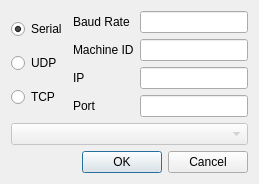
<?xml version="1.0" encoding="UTF-8"?>
<ui version="4.0">
 <class>DialComm</class>
 <widget class="QDialog" name="DialComm">
  <property name="geometry">
   <rect>
    <x>0</x>
    <y>0</y>
    <width>283</width>
    <height>175</height>
   </rect>
  </property>
  <property name="windowTitle">
   <string>Dialog</string>
  </property>
  <layout class="QGridLayout" name="gridLayout">
   <property name="sizeConstraint">
    <enum>QLayout::SetFixedSize</enum>
   </property>
   <item row="0" column="0">
    <layout class="QGridLayout" name="gridLayout_2">
     <item row="0" column="0">
      <layout class="QVBoxLayout" name="verticalLayout">
       <item>
        <widget class="QRadioButton" name="serialButton">
         <property name="text">
          <string>Serial</string>
         </property>
         <property name="checked">
          <bool>true</bool>
         </property>
         <attribute name="buttonGroup">
          <string notr="true">buttonGroup</string>
         </attribute>
        </widget>
       </item>
       <item>
        <widget class="QRadioButton" name="udpButton">
         <property name="text">
          <string>UDP</string>
         </property>
         <attribute name="buttonGroup">
          <string notr="true">buttonGroup</string>
         </attribute>
        </widget>
       </item>
       <item>
        <widget class="QRadioButton" name="tcpButton">
         <property name="text">
          <string>TCP</string>
         </property>
         <attribute name="buttonGroup">
          <string notr="true">buttonGroup</string>
         </attribute>
        </widget>
       </item>
      </layout>
     </item>
     <item row="0" column="1">
      <layout class="QFormLayout" name="formLayout_2">
       <item row="0" column="0">
        <widget class="QLabel" name="baudRateLabel">
         <property name="text">
          <string>Baud Rate</string>
         </property>
        </widget>
       </item>
       <item row="0" column="1">
        <widget class="QLineEdit" name="baudRateLineEdit"/>
       </item>
       <item row="2" column="0">
        <widget class="QLabel" name="ipLabel">
         <property name="text">
          <string>IP</string>
         </property>
        </widget>
       </item>
       <item row="2" column="1">
        <widget class="QLineEdit" name="ipLineEdit"/>
       </item>
       <item row="3" column="0">
        <widget class="QLabel" name="portLabel">
         <property name="text">
          <string>Port</string>
         </property>
        </widget>
       </item>
       <item row="3" column="1">
        <widget class="QLineEdit" name="portLineEdit"/>
       </item>
       <item row="1" column="0">
        <widget class="QLabel" name="machineIDLabel">
         <property name="text">
          <string>Machine ID</string>
         </property>
        </widget>
       </item>
       <item row="1" column="1">
        <widget class="QLineEdit" name="machineIDLineEdit"/>
       </item>
      </layout>
     </item>
    </layout>
   </item>
   <item row="2" column="0">
    <widget class="QDialogButtonBox" name="buttonBox">
     <property name="orientation">
      <enum>Qt::Horizontal</enum>
     </property>
     <property name="standardButtons">
      <set>QDialogButtonBox::Cancel|QDialogButtonBox::Ok</set>
     </property>
    </widget>
   </item>
   <item row="1" column="0">
    <widget class="QComboBox" name="serialCombo">
     <property name="enabled">
      <bool>false</bool>
     </property>
     <property name="sizePolicy">
      <sizepolicy hsizetype="Preferred" vsizetype="Preferred">
       <horstretch>0</horstretch>
       <verstretch>0</verstretch>
      </sizepolicy>
     </property>
    </widget>
   </item>
  </layout>
 </widget>
 <resources/>
 <connections>
  <connection>
   <sender>buttonBox</sender>
   <signal>accepted()</signal>
   <receiver>DialComm</receiver>
   <slot>accept()</slot>
   <hints>
    <hint type="sourcelabel">
     <x>248</x>
     <y>254</y>
    </hint>
    <hint type="destinationlabel">
     <x>157</x>
     <y>274</y>
    </hint>
   </hints>
  </connection>
  <connection>
   <sender>buttonBox</sender>
   <signal>rejected()</signal>
   <receiver>DialComm</receiver>
   <slot>reject()</slot>
   <hints>
    <hint type="sourcelabel">
     <x>316</x>
     <y>260</y>
    </hint>
    <hint type="destinationlabel">
     <x>286</x>
     <y>274</y>
    </hint>
   </hints>
  </connection>
 </connections>
 <buttongroups>
  <buttongroup name="buttonGroup"/>
 </buttongroups>
</ui>
